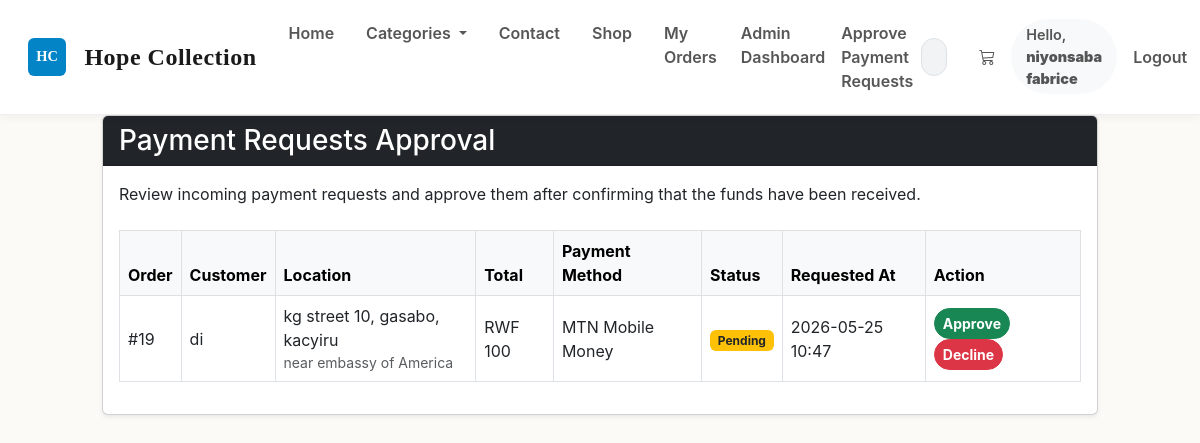
The app's page /admin/top-up-requests (signed in), older data.
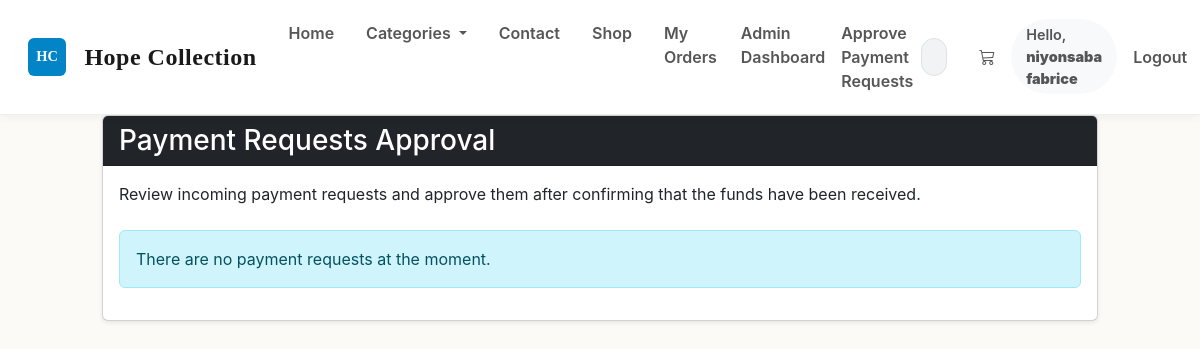
The same page, newer data.
### market/models.py (models this page shows, shortened)
class Order(db.Model):
    __tablename__ = 'order'
    id             = db.Column(db.Integer, primary_key=True)
    user_id        = db.Column(db.Integer, db.ForeignKey('user.id'), nullable=False)
    items          = db.Column(db.Text, nullable=False)       # JSON string of cart items
    total_price    = db.Column(db.Integer, nullable=False)
    payment_method = db.Column(db.String(20), nullable=False)
    sector         = db.Column(db.String(100), nullable=False)
    district       = db.Column(db.String(100), nullable=False)
    street         = db.Column(db.String(100), nullable=False)
    location_note  = db.Column(db.String(255), nullable=True)
    status         = db.Column(db.String(20), nullable=False, default='pending')  # pending | approved | completed | cancelled
    created_at     = db.Column(db.DateTime, nullable=False, default=lambda: datetime.now(timezone.utc))  # ✅ FIXED: utcnow() deprecated
    approved_at    = db.Column(db.DateTime)
    approver_id    = db.Column(db.Integer, db.ForeignKey('user.id'))
    user     = db.relationship('User', foreign_keys=[user_id],     backref='orders')
    approver = db.relationship('User', foreign_keys=[approver_id], backref='approved_orders')

class User(db.Model, UserMixin):  # ✅ FIXED: only ONE User class (merged both into this one)
    __tablename__ = 'user'
    id               = db.Column(db.Integer, primary_key=True)
    username         = db.Column(db.String(100), nullable=False, unique=True)
    email_address    = db.Column(db.String(120), nullable=False, unique=True)
    password_hash    = db.Column(db.String(200), nullable=False)
    budget           = db.Column(db.Integer, nullable=False, default=1000)
    items            = db.relationship('Item', backref='owned_user', lazy=True)
    top_up_requests  = db.relationship(
                            'TopUpRequest',
                            backref='requester',           # ✅ FIXED: renamed backref to avoid clash with Transaction backref 'user'
                            lazy=True,
                            foreign_keys='TopUpRequest.user_id'
                        )
    transactions     = db.relationship('Transaction', backref='user', lazy=True)  # ✅ FIXED: moved here from duplicate class
    @property
    def password(self):
        raise AttributeError('Password is not a readable attribute!')

### market/routes.py (the view)
@app.route('/admin/top-up-requests')
@login_required
def top_up_requests():
    if not is_site_owner():
        flash('Admin access only', category='danger')
        return redirect(url_for('market_page'))
    orders = Order.query.filter_by(status='pending').order_by(Order.created_at.desc()).all()
    return render_template('top_up_requests.html', orders=orders)

### market/models.py (called while the page is built)
@login_manager.user_loader
def load_user(user_id):
    return db.session.get(User, int(user_id))  # ✅ FIXED: replaced deprecated User.query.get()

### market/routes.py (called while the page is built)
def is_site_owner():
    return current_user.is_authenticated and current_user.id == 1

### market/templates/top_up_requests.html (shortened to what the changed rows need)
{% extends "base.html" %}
{% block content %}
<div class="row justify-content-center">
    <div class="col-md-10">
        <div class="card shadow-sm">
        <div class="card-body">
            <p class="mb-4">Review incoming payment requests and approve them after confirming that the funds have been received.</p>
                {% if orders %}
                <div class="table-responsive">
                    <table class="table table-bordered table-hover align-middle">
                        <thead class="table-light">
                            <tr>
                                <th>Order</th>
                                <th>Customer</th>
                                <th>Location</th>
                                <th>Total</th>
                                <th>Payment Method</th>
                                <th>Status</th>
                                <th>Requested At</th>
                                <th>Action</th>
                            </tr>
                        </thead>
                        <tbody>
                            {% for order in orders %}
                            <tr>
                                <td>#{{ order.id }}</td>
                                <td>{{ order.user.username }}</td>
                                <td>
                                    {{ order.street }}, {{ order.district }}, {{ order.sector }}
                                    {% if order.location_note %}
                                    <div class="text-muted small">{{ order.location_note }}</div>
                                    {% endif %}
                                </td>
                                <td>RWF {{ order.total_price }}</td>
                                <td>
                                    {% if order.payment_method == 'mtn' %}
                                        MTN Mobile Money
                                    {% elif order.payment_method == 'equity' %}
                                        Equity Bank Transfer
                                    {% else %}
                                        Wallet Balance
                                    {% endif %}
                                </td>
                                <td>
                                    {% if order.status == 'pending' %}
                                        <span class="badge bg-warning text-dark">Pending</span>
                                    {% elif order.status == 'approved' %}
                                        <span class="badge bg-success">Approved</span>
                                    {% elif order.status == 'completed' %}
                                        <span class="badge bg-primary">Completed</span>
                                    {% else %}
                                        <span class="badge bg-danger">Cancelled</span>
                                    {% endif %}
                                </td>
                                <td>{{ order.created_at.strftime('%Y-%m-%d %H:%M') }}</td>
                                <td>
                                    {% if order.status == 'pending' %}
                                    <a href="{{ url_for('manage_top_up_request', order_id=order.id, action='approve') }}" class="btn btn-sm btn-success me-1">Approve</a>
                                    <a href="{{ url_for('manage_top_up_request', order_id=order.id, action='decline') }}" class="btn btn-sm btn-danger">Decline</a>
                                    {% else %}
                                    <span class="text-muted">No actions</span>
                                    {% endif %}
                                </td>
                            </tr>
                            {% endfor %}
                        </tbody>
                    </table>
                </div>
                {% else %}
                <div class="alert alert-info" role="alert">
                    There are no payment requests at the moment.
                </div>
                {% endif %}
            </div>
        </div>
    </div>
</div>
{% endblock %}

Row changes from the older to the newer data that the page shows:
no longer on this page (row edited): Order: id "19", user.username "di", street "kg street 10", district "gasabo", sector "kacyiru", location_note "near embassy of America", total_price "100", payment_method "MTN Mobile Money", status "Pending", created_at "2026-05-25 10:47"
Text that changed along with them:
text no longer shown: "Order Customer Location Total Payment Method Status Requested At Action"
text now shown: "There are no payment requests at the moment."
